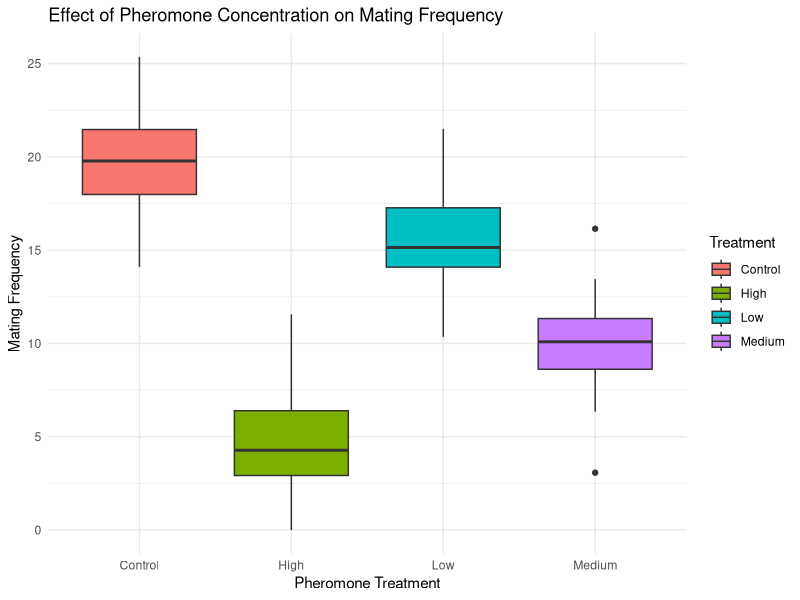

This figure's R source:
## ---- chunk 1
knitr::opts_chunk$set(echo = TRUE)
## ---- chunk 2
set.seed(123)  # Ensure reproducibility

# Define sample sizes, means, and standard deviations
sample_size <- 30
treatments <- c("Control", "Low", "Medium", "High")
means <- c(20, 15, 10, 5)
sd <- 3

# Generate random data from normal distributions
data <- data.frame(
  Treatment = rep(treatments, each = sample_size),
  MatingFrequency = c(
    rnorm(sample_size, mean = means[1], sd = sd),
    rnorm(sample_size, mean = means[2], sd = sd),
    rnorm(sample_size, mean = means[3], sd = sd),
    rnorm(sample_size, mean = means[4], sd = sd)
  )
)

head(data)
## ---- chunk 3
library(ggplot2)

ggplot(data, aes(x = Treatment, y = MatingFrequency, fill = Treatment)) +
  geom_boxplot() +
  theme_minimal() +
  labs(title = "Effect of Pheromone Concentration on Mating Frequency",
       x = "Pheromone Treatment",
       y = "Mating Frequency")
## ---- chunk 4
# Perform ANOVA to test for significant differences
anova_model <- aov(MatingFrequency ~ Treatment, data = data)
summary(anova_model)
## ---- chunk 5
# Function to test different sample sizes
test_sample_sizes <- function(sample_sizes) {
  results <- data.frame(SampleSize = numeric(), p_value = numeric())
  
  for (n in sample_sizes) {
    new_data <- data.frame(
      Treatment = rep(treatments, each = n),
      MatingFrequency = c(
        rnorm(n, mean = means[1], sd = sd),  # Control group
        rnorm(n, mean = means[2], sd = sd),  # Low pheromone
        rnorm(n, mean = means[3], sd = sd),  # Medium pheromone
        rnorm(n, mean = means[4], sd = sd)   # High pheromone
      )
    )
    
    model <- aov(MatingFrequency ~ Treatment, data = new_data)
    p_val <- summary(model)[[1]][["Pr(>F)"]][1]
    
    results <- rbind(results, data.frame(SampleSize = n, p_value = p_val))
  }
  
  return(results)
}

# Test sample sizes from 10 to 100 in increments of 10
sample_sizes <- seq(10, 100, by = 10)
sample_size_results <- test_sample_sizes(sample_sizes)

print(sample_size_results)
